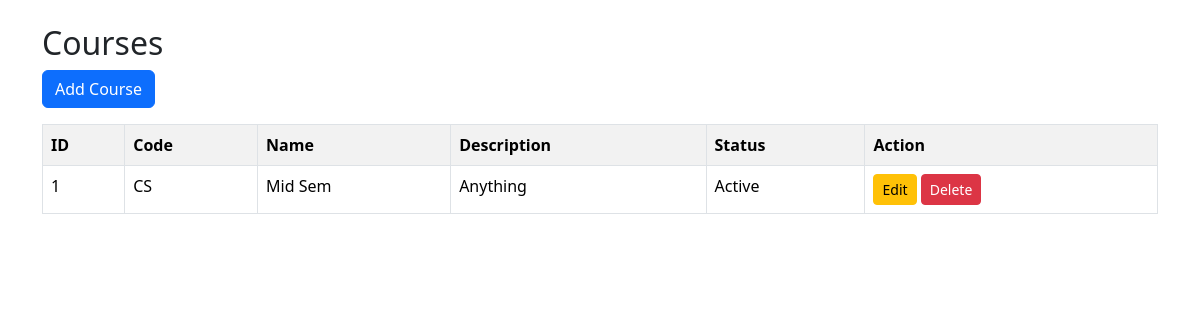
The page /admin/courses (signed in) on the database as committed earlier.
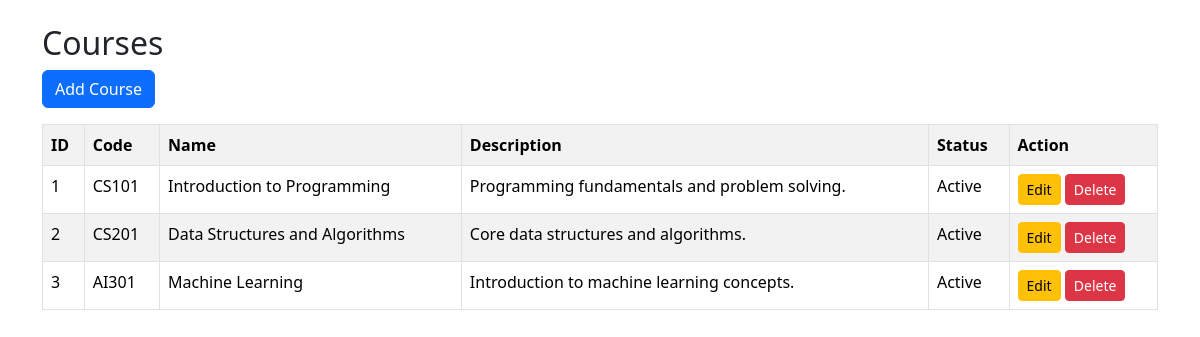
The same page on the database as committed later.
### models.py (models this page shows)
class Course(db.Model):
    __tablename__ = "courses"
    id = db.Column(db.Integer, primary_key=True)
    code = db.Column(db.String(20), unique=True, nullable=False)
    name = db.Column(db.String(100), nullable=False)
    description = db.Column(db.Text)
    status = db.Column(db.String(20), default="Active")

### app.py (the view)
@app.route("/admin/courses")
@login_required
def view_courses():
    if current_user.role != 'admin':
        return redirect(url_for("auth.login"))
    courses = Course.query.all()
    return render_template("admin/courses.html", courses=courses)

### app.py (called while the page is built)
@login_manager.user_loader
def load_user(user_id):
    return db.session.get(User, int(user_id))

### templates/admin/courses.html (shortened to what this page needs)
<!DOCTYPE html>
<html>
<head>
    <link href="https://cdn.jsdelivr.net/npm/bootstrap@5.3.3/dist/css/bootstrap.min.css" rel="stylesheet">
</head>
<body>
    <div class="container mt-4">
        <h2>Courses</h2>
        <a href="{{ url_for('add_courses') }}" class="btn btn-primary mb-3">
            Add Course
        </a>
        <table class="table table-bordered table-striped">
            <tr>
                <th>ID</th>
                <th>Code</th>
                <th>Name</th>
                <th>Description</th>
                <th>Status</th>
                <th>Action</th>
            </tr>
            {% for course in courses %}
            <tr>
                <td>{{ course.id }}</td>
                <td>{{ course.code }}</td>
                <td>{{ course.name }}</td>
                <td>{{ course.description }}</td>
                <td>{{ course.status }}</td>
                <td>
                    <a href="{{ url_for('edit_course', id=course.id) }}" class="btn btn-warning btn-sm">
                        Edit
                    </a>
                    <a href="{{ url_for('delete_course', id=course.id) }}" class="btn btn-danger btn-sm"
                        onclick="return confirm('Delete this course?')">
                        Delete
                    </a>
                </td>
            </tr>
            {% endfor %}
        </table>
    </div>
</body>
</html>

Rows that differ between the two databases and show on the page:
changed Course id 1: code "CS" → "CS101"; name "Mid Sem" → "Introduction to Programming"; description "Anything" → "Programming fundamentals and problem solving."
added Course: id "2", code "CS201", name "Data Structures and Algorithms", description "Core data structures and algorithms.", status "Active"
added Course: id "3", code "AI301", name "Machine Learning", description "Introduction to machine learning concepts.", status "Active"
